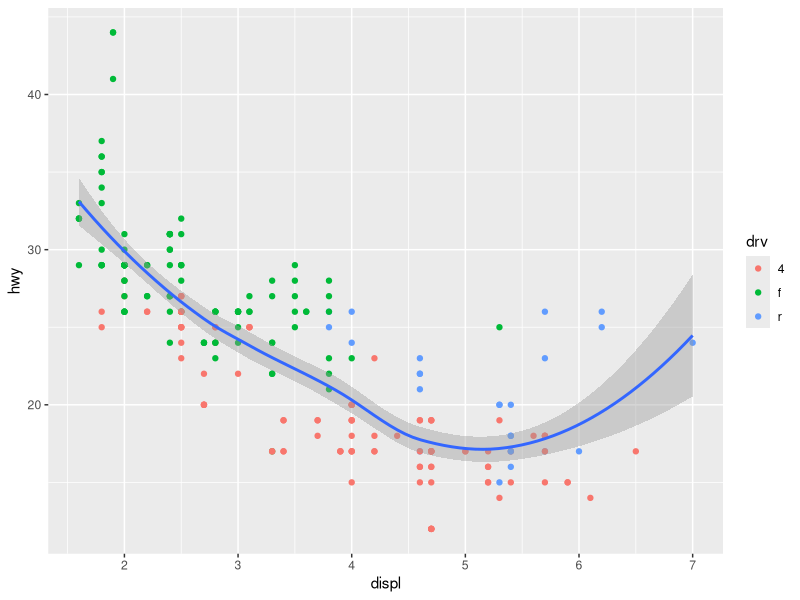
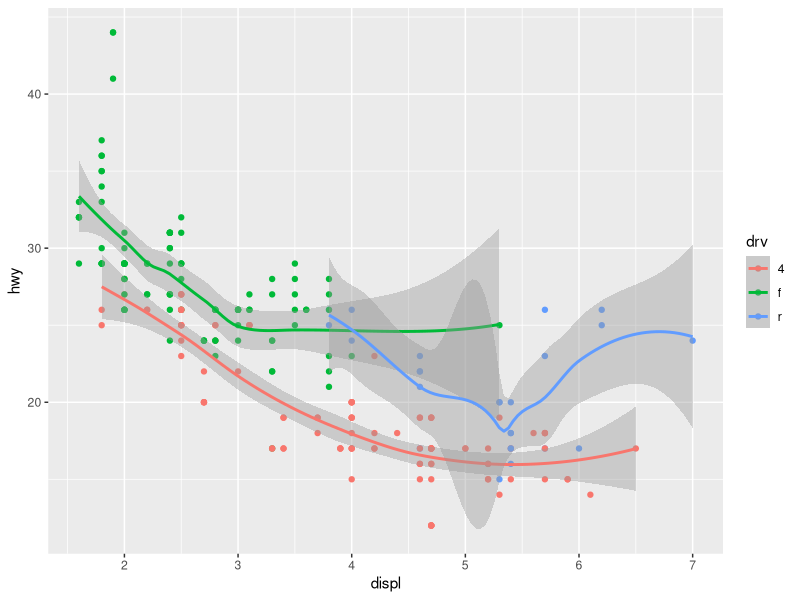
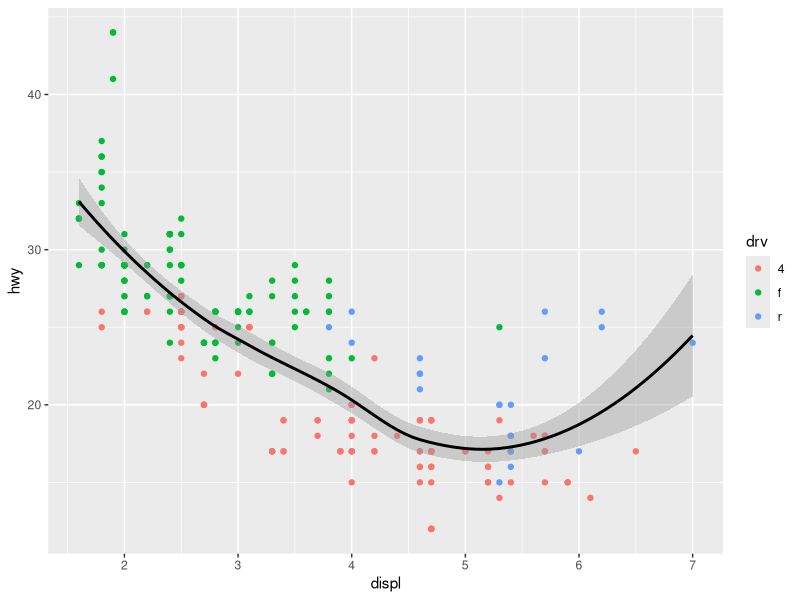
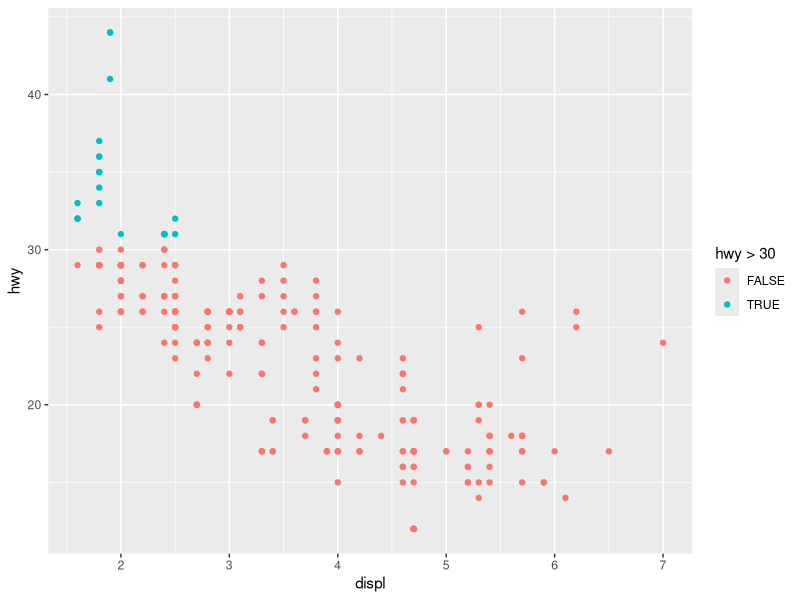
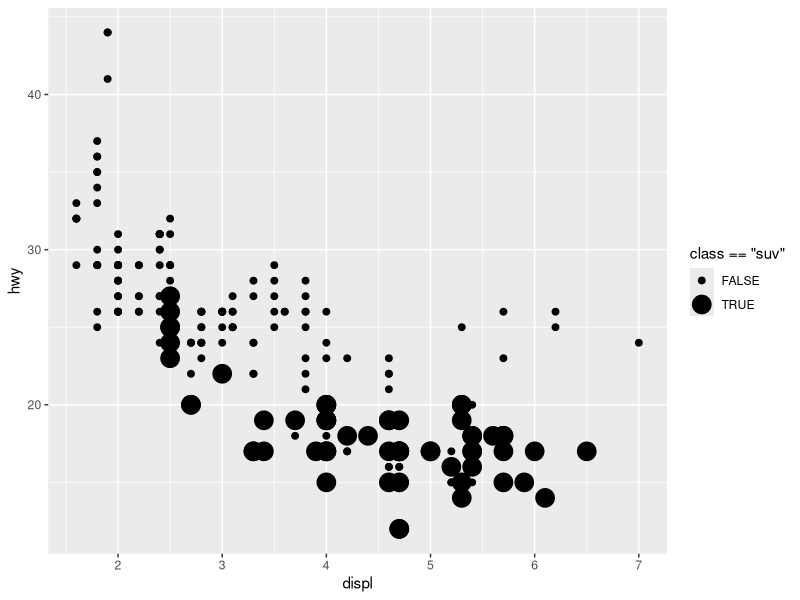
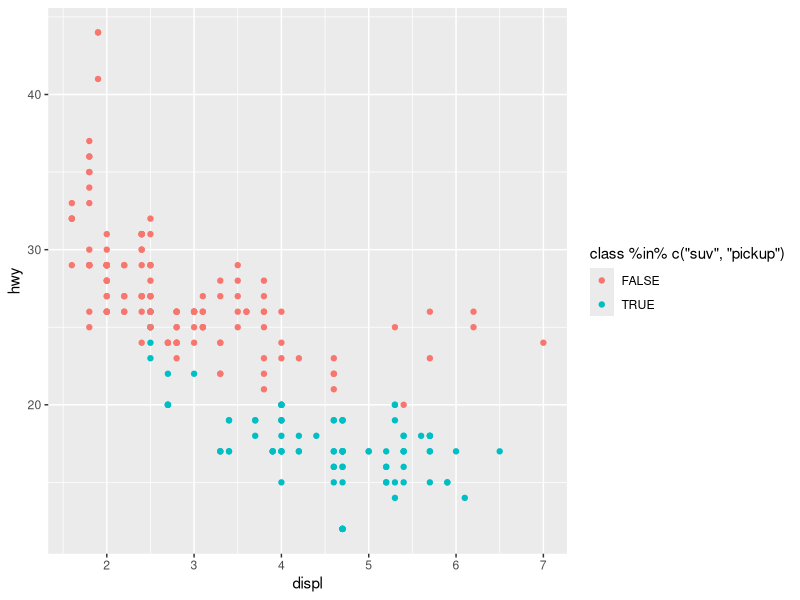

Write R code to recreate these figures, in order.
## ---- chunk 1
library(ggplot2)

# local
ggplot(mpg, aes(x = displ, y = hwy)) +
  geom_point(aes(color = drv)) +
  geom_smooth()

# global
ggplot(mpg, aes(
  x = displ, y = hwy,
  color = drv
)) +
  geom_point() +
  geom_smooth()

# overwrite
ggplot(mpg, aes(
  x = displ, y = hwy,
  color = drv
)) +
  geom_point() +
  geom_smooth(color = "black")
## ---- chunk 2
# numeric
ggplot(mpg, aes(x = displ, y = hwy)) +
  geom_point(
    aes(color = hwy > 30)
  )

# categorical
ggplot(mpg, aes(x = displ, y = hwy)) +
  geom_point(
    aes(size = class == "suv")
  )

# multiple values
ggplot(mpg, aes(x = displ, y = hwy)) +
  geom_point(
    aes(color = class %in% c("suv", "pickup"))
  )
